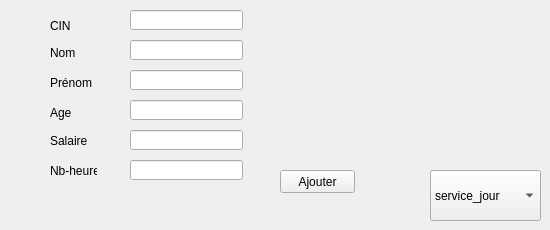
      <widget class="QWidget" name="tab">
       <attribute name="title">
        <string>Ajouter un Employe</string>
       </attribute>
       <widget class="QLabel" name="label">
        <property name="geometry">
         <rect>
          <x>50</x>
          <y>15</y>
          <width>61</width>
          <height>21</height>
         </rect>
        </property>
        <property name="text">
         <string>CIN</string>
        </property>
       </widget>
       <widget class="QLabel" name="label_2">
        <property name="geometry">
         <rect>
          <x>50</x>
          <y>42</y>
          <width>47</width>
          <height>21</height>
         </rect>
        </property>
        <property name="text">
         <string>Nom</string>
        </property>
       </widget>
       <widget class="QLabel" name="label_3">
        <property name="geometry">
         <rect>
          <x>50</x>
          <y>72</y>
          <width>47</width>
          <height>21</height>
         </rect>
        </property>
        <property name="text">
         <string>Prénom</string>
        </property>
       </widget>
       <widget class="QLineEdit" name="lineEdit_cin">
        <property name="geometry">
         <rect>
          <x>130</x>
          <y>10</y>
          <width>113</width>
          <height>20</height>
         </rect>
        </property>
       </widget>
       <widget class="QLineEdit" name="lineEdit_nom">
        <property name="geometry">
         <rect>
          <x>130</x>
          <y>40</y>
          <width>113</width>
          <height>20</height>
         </rect>
        </property>
       </widget>
       <widget class="QLineEdit" name="lineEdit_prenom">
        <property name="geometry">
         <rect>
          <x>130</x>
          <y>70</y>
          <width>113</width>
          <height>20</height>
         </rect>
        </property>
       </widget>
       <widget class="QPushButton" name="pb_ajouter">
        <property name="geometry">
         <rect>
          <x>280</x>
          <y>170</y>
          <width>75</width>
          <height>23</height>
         </rect>
        </property>
        <property name="text">
         <string>Ajouter</string>
        </property>
       </widget>
       <widget class="QLineEdit" name="lineEdit_age">
        <property name="geometry">
         <rect>
          <x>130</x>
          <y>100</y>
          <width>113</width>
          <height>20</height>
         </rect>
        </property>
       </widget>
       <widget class="QLabel" name="label_5">
        <property name="geometry">
         <rect>
          <x>50</x>
          <y>102</y>
          <width>47</width>
          <height>21</height>
         </rect>
        </property>
        <property name="text">
         <string>Age</string>
        </property>
       </widget>
       <widget class="QLineEdit" name="lineEdit_nbheure">
        <property name="geometry">
         <rect>
          <x>130</x>
          <y>160</y>
          <width>113</width>
          <height>20</height>
         </rect>
        </property>
       </widget>
       <widget class="QLineEdit" name="lineEdit_salaire">
        <property name="geometry">
         <rect>
          <x>130</x>
          <y>130</y>
          <width>113</width>
          <height>20</height>
         </rect>
        </property>
       </widget>
       <widget class="QLabel" name="label_11">
        <property name="geometry">
         <rect>
          <x>50</x>
          <y>160</y>
          <width>47</width>
          <height>21</height>
         </rect>
        </property>
        <property name="text">
         <string>Nb-heure</string>
        </property>
       </widget>
       <widget class="QLabel" name="label_12">
        <property name="geometry">
         <rect>
          <x>50</x>
          <y>130</y>
          <width>47</width>
          <height>21</height>
         </rect>
        </property>
        <property name="text">
         <string>Salaire</string>
        </property>
       </widget>
       <widget class="QComboBox" name="comboBox_3">
        <property name="geometry">
         <rect>
          <x>430</x>
          <y>170</y>
          <width>111</width>
          <height>51</height>
         </rect>
        </property>
        <item>
         <property name="text">
          <string>service_jour</string>
         </property>
        </item>
        <item>
         <property name="text">
          <string>service_nuit</string>
         </property>
        </item>
       </widget>
      </widget>
